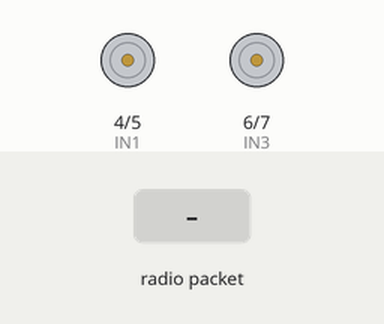
Recording of a sketch running on a simulated Arduino Uno, built with avr-gcc and run on an emulated ATmega328P. On the bench: motor-driver pin pairs drawn as motors (green arrow = first pin HIGH = forward, orange = second pin HIGH = backward, longer = more drive). Inputs (shaded band) come from the test bench. No radio packets arrive unless stated.

Above: at 1.2 s.
1.3 s: radio packet "R" arrives
At 1.8 s:
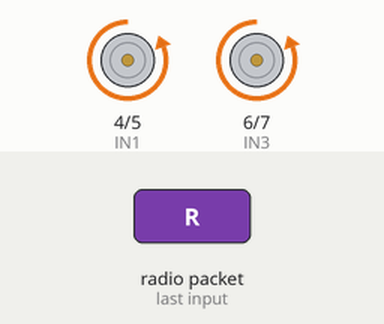
2.8 s: radio packet "F" arrives
At 4.0 s:
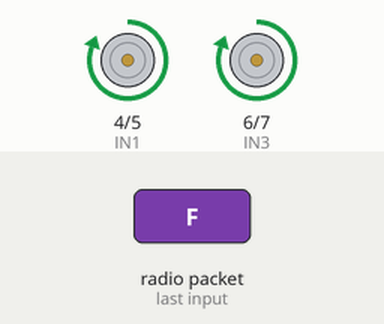
4.3 s: radio packet "E" arrives
At 5.2 s:
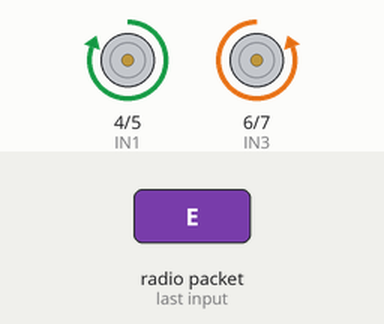
5.8 s: radio packet "D" arrives
At 6.4 s:
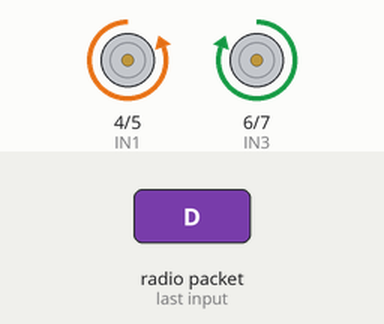
7.3 s: radio packet "N" arrives
At 8.7 s:
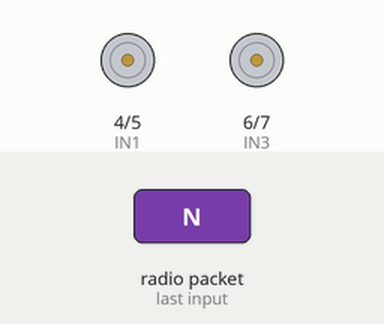
Timing chart, 0 to 9.8 s (numbered marks = the images above; inputs shaded):
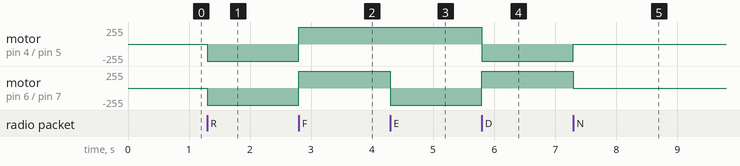

Measured:
- after the input at 1.3 s, motor on pin 4 (IN1) / pin 5 (IN2), motor on pin 6 (IN3) / pin 7 (IN4): stopped → backward 255/255 at once
- after the input at 2.8 s, motor on pin 4 (IN1) / pin 5 (IN2), motor on pin 6 (IN3) / pin 7 (IN4): backward 255/255 → forward 255/255 at once
- after the input at 4.3 s, motor on pin 6 (IN3) / pin 7 (IN4): forward 255/255 → backward 255/255 at once
- after the input at 5.8 s, motor on pin 4 (IN1) / pin 5 (IN2): forward 255/255 → backward 255/255 at once; motor on pin 6 (IN3) / pin 7 (IN4): backward 255/255 → forward 255/255 at once
- after the input at 7.3 s, motor on pin 4 (IN1) / pin 5 (IN2): backward 255/255 → stopped at once; motor on pin 6 (IN3) / pin 7 (IN4): forward 255/255 → stopped at once

The sketch:

receptor.ino
```cpp
#include <VirtualWire.h>

#define VELOCIDADE 2000
#define PINO_RECEPTOR 9

// Pinos L298N (com jumpers em ENA/ENB)
#define IN1 4
#define IN2 5
#define IN3 6
#define IN4 7

byte comando[VW_MAX_MESSAGE_LEN];
byte tamanho_comando = VW_MAX_MESSAGE_LEN;
char recebido;

void setup() {
  vw_set_rx_pin(PINO_RECEPTOR);
  vw_setup(VELOCIDADE);
  vw_rx_start();

  pinMode(IN1, OUTPUT);
  pinMode(IN2, OUTPUT);
  pinMode(IN3, OUTPUT);
  pinMode(IN4, OUTPUT);

  parar();
}

void loop() {
  receber();

  if (recebido == 'R') mover_para_tras();
  else if (recebido == 'F') mover_para_frente();
  else if (recebido == 'E') virar_a_esquerda();
  else if (recebido == 'D') virar_a_direita();
  else if (recebido == 'N') parar();
}

void receber() {
  if (vw_get_message(comando, &tamanho_comando)) recebido = comando[0];
}

void mover_para_frente() {
  digitalWrite(IN1, HIGH);
  digitalWrite(IN2, LOW);
  digitalWrite(IN3, HIGH);
  digitalWrite(IN4, LOW);
}

void mover_para_tras() {
  digitalWrite(IN1, LOW);
  digitalWrite(IN2, HIGH);
  digitalWrite(IN3, LOW);
  digitalWrite(IN4, HIGH);
}

void virar_a_direita() {
  digitalWrite(IN1, LOW);
  digitalWrite(IN2, HIGH);
  digitalWrite(IN3, HIGH);
  digitalWrite(IN4, LOW);
}

void virar_a_esquerda() {
  digitalWrite(IN1, HIGH);
  digitalWrite(IN2, LOW);
  digitalWrite(IN3, LOW);
  digitalWrite(IN4, HIGH);
}

void parar() {
  digitalWrite(IN1, LOW);
  digitalWrite(IN2, LOW);
  digitalWrite(IN3, LOW);
  digitalWrite(IN4, LOW);
}
```
